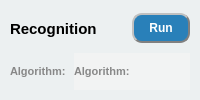
           <widget class="QWidget" name="widget_7" native="true">
            <property name="styleSheet">
             <string notr="true">background-color: rgb(236, 240, 241);</string>
            </property>
            <layout class="QVBoxLayout" name="verticalLayout_4">
             <property name="leftMargin">
              <number>0</number>
             </property>
             <property name="topMargin">
              <number>10</number>
             </property>
             <property name="rightMargin">
              <number>0</number>
             </property>
             <property name="bottomMargin">
              <number>10</number>
             </property>
             <item>
              <widget class="QWidget" name="widget_12" native="true">
               <layout class="QHBoxLayout" name="horizontalLayout_6" stretch="2,1">
                <property name="leftMargin">
                 <number>10</number>
                </property>
                <property name="topMargin">
                 <number>0</number>
                </property>
                <property name="rightMargin">
                 <number>10</number>
                </property>
                <property name="bottomMargin">
                 <number>0</number>
                </property>
                <item>
                 <widget class="QLabel" name="func_lab_4">
                  <property name="font">
                   <font>
                    <family>Arial</family>
                    <pointsize>11</pointsize>
                    <weight>75</weight>
                    <bold>true</bold>
                   </font>
                  </property>
                  <property name="text">
                   <string>Recognition</string>
                  </property>
                 </widget>
                </item>
                <item>
                 <widget class="QPushButton" name="discern_btn">
                  <property name="minimumSize">
                   <size>
                    <width>0</width>
                    <height>30</height>
                   </size>
                  </property>
                  <property name="font">
                   <font>
                    <family>Arial</family>
                    <weight>75</weight>
                    <bold>true</bold>
                   </font>
                  </property>
                  <property name="cursor">
                   <cursorShape>PointingHandCursor</cursorShape>
                  </property>
                  <property name="styleSheet">
                   <string notr="true">background-color:rgb(41, 128, 185);
color: rgb(255, 255, 255);
border-radius: 10px;
border: 2px groove gray;
border-style: outset;</string>
                  </property>
                  <property name="text">
                   <string>Run</string>
                  </property>
                 </widget>
                </item>
               </layout>
              </widget>
             </item>
             <item>
              <widget class="QWidget" name="widget_13" native="true">
               <layout class="QHBoxLayout" name="horizontalLayout_7" stretch="1,2">
                <property name="leftMargin">
                 <number>10</number>
                </property>
                <property name="topMargin">
                 <number>0</number>
                </property>
                <property name="rightMargin">
                 <number>10</number>
                </property>
                <property name="bottomMargin">
                 <number>0</number>
                </property>
                <item>
                 <widget class="QLabel" name="func_lab_5">
                  <property name="font">
                   <font>
                    <family>Arial</family>
                    <pointsize>8</pointsize>
                    <weight>75</weight>
                    <bold>true</bold>
                   </font>
                  </property>
                  <property name="styleSheet">
                   <string notr="true">color: rgb(136, 136, 136);</string>
                  </property>
                  <property name="text">
                   <string>Algorithm:</string>
                  </property>
                 </widget>
                </item>
                <item>
                 <widget class="QLabel" name="algorithm_lab">
                  <property name="font">
                   <font>
                    <family>Arial</family>
                    <pointsize>8</pointsize>
                    <weight>75</weight>
                    <bold>true</bold>
                   </font>
                  </property>
                  <property name="styleSheet">
                   <string notr="true">color: rgb(136, 136, 136);
background-color: rgb(243, 243, 243,200);</string>
                  </property>
                  <property name="text">
                   <string>Algorithm:</string>
                  </property>
                 </widget>
                </item>
               </layout>
              </widget>
             </item>
            </layout>
           </widget>
